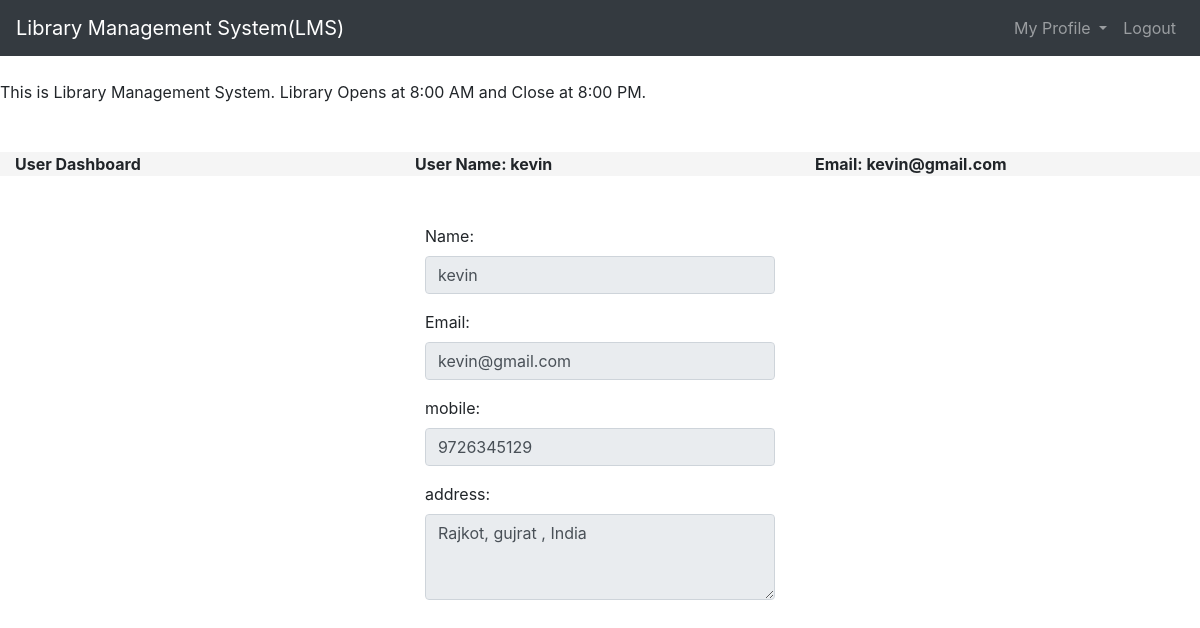
Screenshot of /view_profile.php (signed in) with the database file from the repository.
### tables this page shows
CREATE TABLE `users` (
  `id` int(11) NOT NULL,
  `name` varchar(255) DEFAULT NULL,
  `email` varchar(255) DEFAULT NULL,
  `password` varchar(255) DEFAULT NULL,
  `mobile` varchar(255) NOT NULL,
  `address` varchar(255) NOT NULL
);

### view_profile.php (the view, shortened to what this page needs)
<?php
$connection = mysqli_connect("localhost","root","");
        $name = "";
        $email = "";
        $mobile = "";
        $address = "";
        $query= " select * from users where email = '$_SESSION[email]'";
        $query_run = mysqli_query($connection,$query);
            while ($row = mysqli_fetch_assoc($query_run)){
            $name = $row['name'];
            $email = $row['email'];
            $mobile = $row['mobile'];
            $address = $row['address'];
        }
?>
<!DOCTYPE html>
<html lang="en">
<head>
    <link rel="stylesheet" href="css/style.css">
    <link rel="stylesheet" href="https://maxcdn.bootstrapcdn.com/bootstrap/4.5.2/css/bootstrap.min.css">
</head>
<body>
<nav class="navbar navbar-expand-lg navbar-dark bg-dark">
  <a class="navbar-brand" href="user_dashboard.php">Library Management System(LMS)</a>
  <div class="collapse navbar-collapse" id="navbarSupportedContent">
    <ul class="nav navbar-nav ml-auto">
    <li class="nav-item dropdown">
        <a class="nav-link dropdown-toggle" href="#" id="navbarDropdown" role="button" data-toggle="dropdown"
         aria-haspopup="true" aria-expanded="false">
          My Profile
        </a>
        </li>
        <li class="nav-item">
        <a class="nav-link" href="logout.php">Logout</a>
      </li>
    </ul>
  </div>
</nav><br>
<span><marquee behavior="" direction="">This is Library Management System. Library Opens at 8:00 AM and Close
    at 8:00 PM.</marquee></span><br><br>
<div class="container-fluid" id="user">
    <div class="row">
    <div class="col-lg-4 col-mg-4 col-12">
        <span><strong class="text-black">User Dashboard</strong></span>
        </div>
        <div class="col-lg-4 col-mg-4 col-12">
        <span><strong class="text-black">User Name: <?php echo $_SESSION['name']; ?></strong></span>
        </div>
        <div class="col-lg-4 col-mg-4 col-12">
        <span><strong class="text-black">Email: <?php echo $_SESSION['email']; ?></strong></span>
        </div>
    </div>
</div>
<br><br>
<div class="container">
    <div class="row">
        <div class="col-lg-4 col-mg-4 col-8 offeset-lg-4 offset-md-4 col-2">
        <form>
                <div class="form-group">
                    <label>Name:</label>
                    <input type="text" class="form-control" value="<?php echo $name;?>"disabled>
                </div>
                <div class="form-group">
                    <label>Email:</label>
                    <input type="text" class="form-control" value="<?php echo $email;?>"disabled>
                </div>
                <div class="form-group">
                    <label>mobile:</label>
                    <input type="text" class="form-control" value="<?php echo $mobile;?>"disabled>
                </div>
                <div class="form-group">
                    <label>address:</label>
                    <textarea rows="3"  cols="40"  class="form-control" disabled=""><?php echo $address;?>
                    </textarea>
                </div>
            </form>
        </div>
    </div>
</div>
</body>
</html>

### css/style.css (style rules this page uses)
* { margin: 0; padding: 0; box-sizing: border-box; }
#user { background-color: whitesmoke; }

### rows the page displays
users: name "kevin", email "kevin@gmail.com", mobile "9726345129", address "Rajkot, gujrat , India"

### other values shown
$_SESSION['name'] "kevin"
$_SESSION['email'] "kevin@gmail.com"
